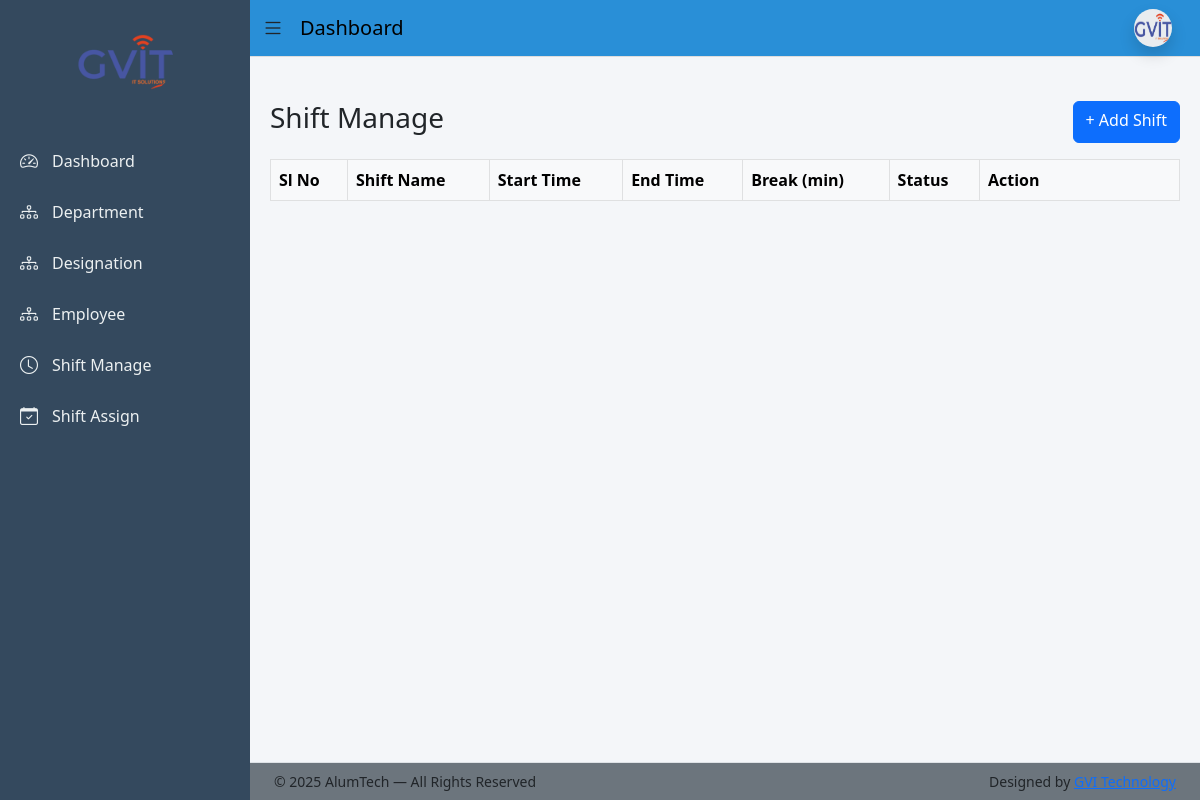
Before: /shift/ (signed in) with the older database file.
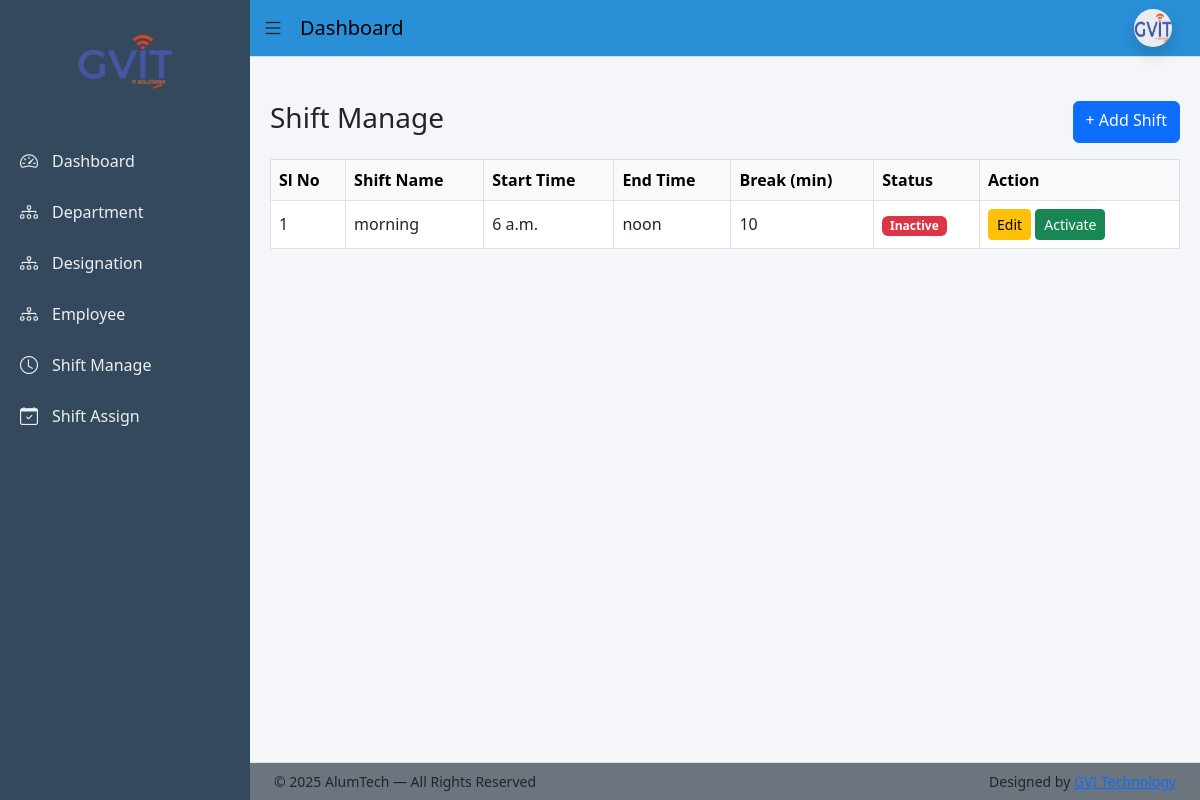
After: the same page with the newer database file.
### app/models.py (models this page shows, shortened)
class Shift(models.Model):
    name = models.CharField(max_length=100)
    start_time = models.TimeField()
    end_time = models.TimeField()
    break_minutes = models.PositiveIntegerField(default=0)
    is_active = models.BooleanField(default=True)
    created_at = models.DateTimeField(auto_now_add=True)

### app/views.py (the view)
# urls.py: path('shift/', shift_list, name='shift_list'),
@never_cache
@login_required(login_url='login')
def shift_list(request):
    shifts = Shift.objects.all().order_by('id')
    return render(request, 'shift/shift_list.html', {'shifts': shifts
    })

### templates/shift/shift_list.html (shortened to what this page needs)
{% extends 'base_dashboard.html' %}
{% block content %}
<div class="d-flex justify-content-between mb-3">
  <h3>Shift Manage</h3>
  <a href="{% url 'shift_add' %}" class="btn btn-primary">
    + Add Shift
  </a>
</div>
<table class="table table-bordered align-middle">
  <thead class="table-light">
    <tr>
      <th>Sl No</th>
      <th>Shift Name</th>
      <th>Start Time</th>
      <th>End Time</th>
      <th>Break (min)</th>
      <th>Status</th>
      <th width="200">Action</th>
    </tr>
  </thead>
  <tbody>
    {% for shift in shifts %}
    <tr>
      <td>{{ forloop.counter }}</td>
      <td>{{ shift.name }}</td>
      <td>{{ shift.start_time }}</td>
      <td>{{ shift.end_time }}</td>
      <td>{{ shift.break_minutes }}</td>
      <td>
        {% if shift.is_active %}
          <span class="badge bg-success">Active</span>
        {% else %}
          <span class="badge bg-danger">Inactive</span>
        {% endif %}
      </td>
      <td>
        <a href="{% url 'shift_edit' shift.id %}" class="btn btn-warning btn-sm">
          Edit
        </a>
        <a href="{% url 'shift_toggle_status' shift.id %}"
           class="btn btn-sm {% if shift.is_active %}btn-secondary{% else %}btn-success{% endif %}">
          {% if shift.is_active %}Deactivate{% else %}Activate{% endif %}
        </a>
      </td>
    </tr>
    {% endfor %}
  </tbody>
</table>
{% endblock %}

Changed rows visible on the page:
added Shift: name "morning", start_time "6 a.m.", end_time "noon", break_minutes "10", is_active "Inactive"
